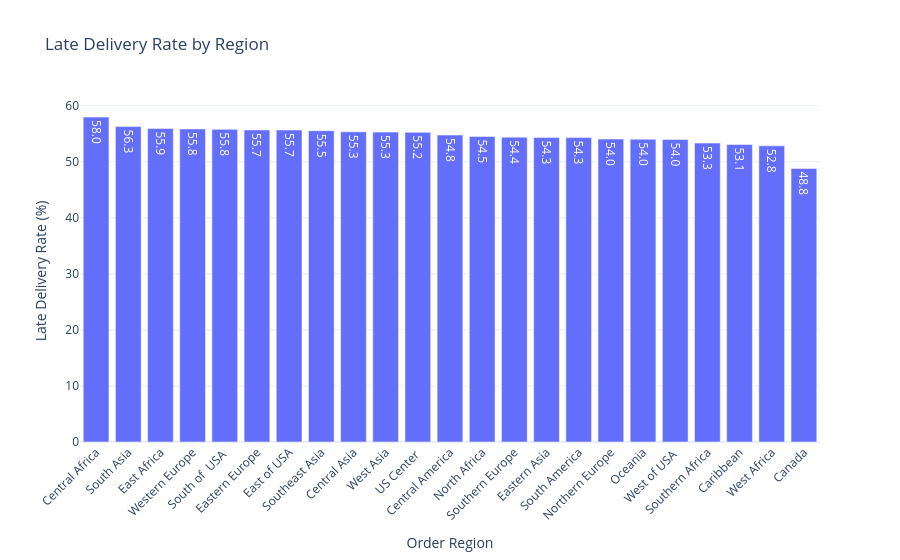

Here is the notebook cell this chart was saved with:
### Code cell
# Regional late delivery rate visualization

fig = px.bar(
    region_delivery,
    x="Order Region",
    y="Late_Delivery_Rate",
    title="Late Delivery Rate by Region",
    text_auto=".1f"
)

fig.update_layout(
    xaxis_title="Order Region",
    yaxis_title="Late Delivery Rate (%)",
    template="plotly_white",
    xaxis_tickangle=-45
)

fig.show()

### Figure 1 — Plotly figure (JSON) as saved in the notebook; plotly's stock layout.template omitted (floating-point values rounded to 4 significant figures)
{"data": [{"hovertemplate": "Order Region=%{x}<br>Late_Delivery_Rate=%{y}<extra></extra>", "legendgroup": "", "marker": {"color": "#636efa", "pattern": {"shape": ""}}, "name": "", "orientation": "v", "showlegend": false, "textposition": "auto", "texttemplate": "%{y:.1f}", "type": "bar", "x": ["Central Africa", "South Asia", "East Africa", "Western Europe", "South of  USA ", "Eastern Europe", "East of USA", "Southeast Asia", "Central Asia", "West Asia", "US Center ", "Central America", "North Africa", "Southern Europe", "Eastern Asia", "South America", "Northern Europe", "Oceania", "West of USA ", "Southern Africa", "Caribbean", "West Africa", "Canada"], "xaxis": "x", "y": [57.96, 56.27, 55.94, 55.85, 55.77, 55.66, 55.66, 55.53, 55.33, 55.28, 55.24, 54.75, 54.52, 54.38, 54.33, 54.31, 54.04, 54.02, 53.96, 53.33, 53.08, 52.84, 48.8], "yaxis": "y"}], "layout": {"barmode": "relative", "legend": {"tracegroupgap": 0}, "title": {"text": "Late Delivery Rate by Region"}, "xaxis": {"anchor": "y", "domain": [0, 1], "tickangle": -45, "title": {"text": "Order Region"}}, "yaxis": {"anchor": "x", "domain": [0, 1], "title": {"text": "Late Delivery Rate (%)"}}}}
